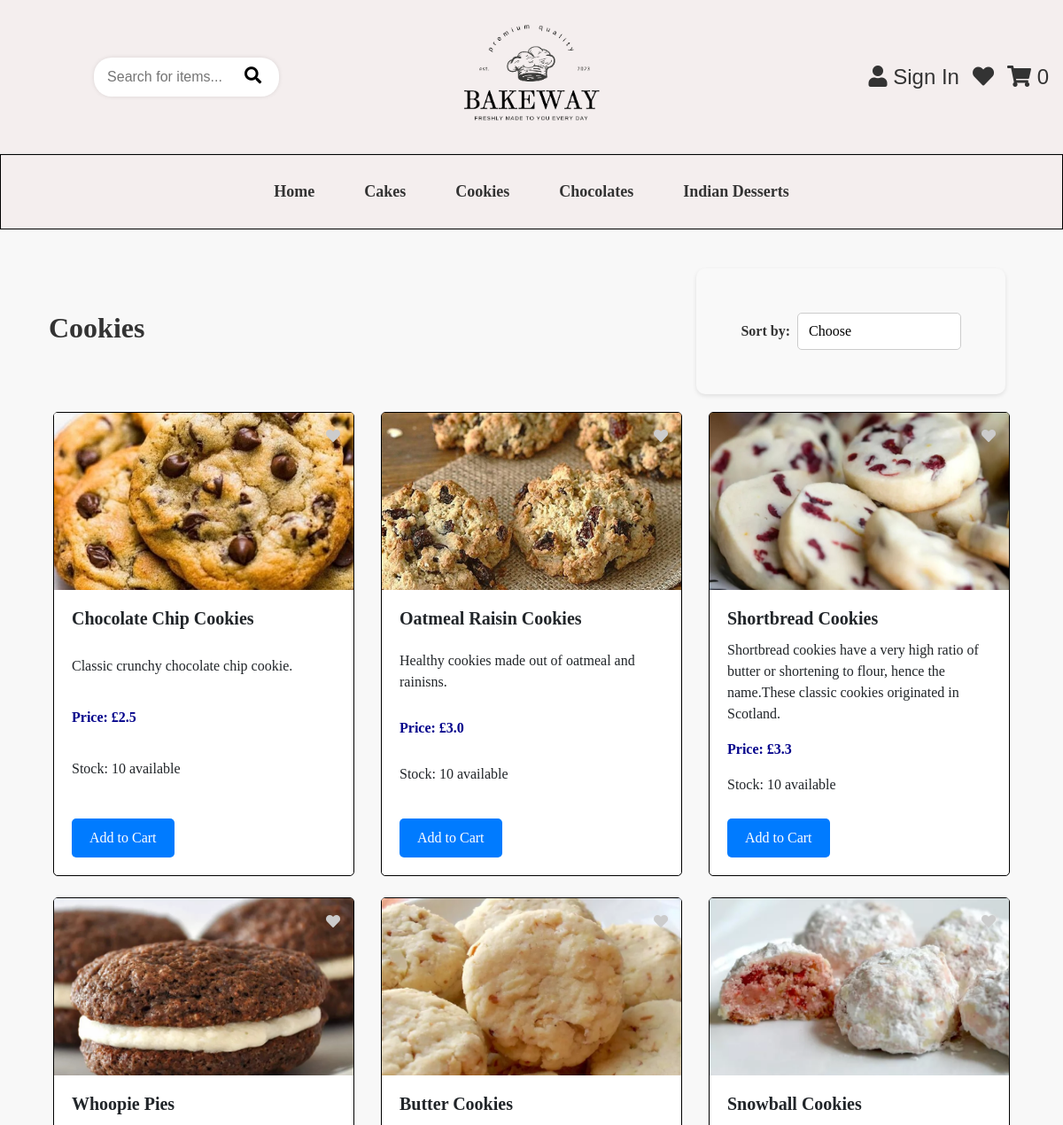
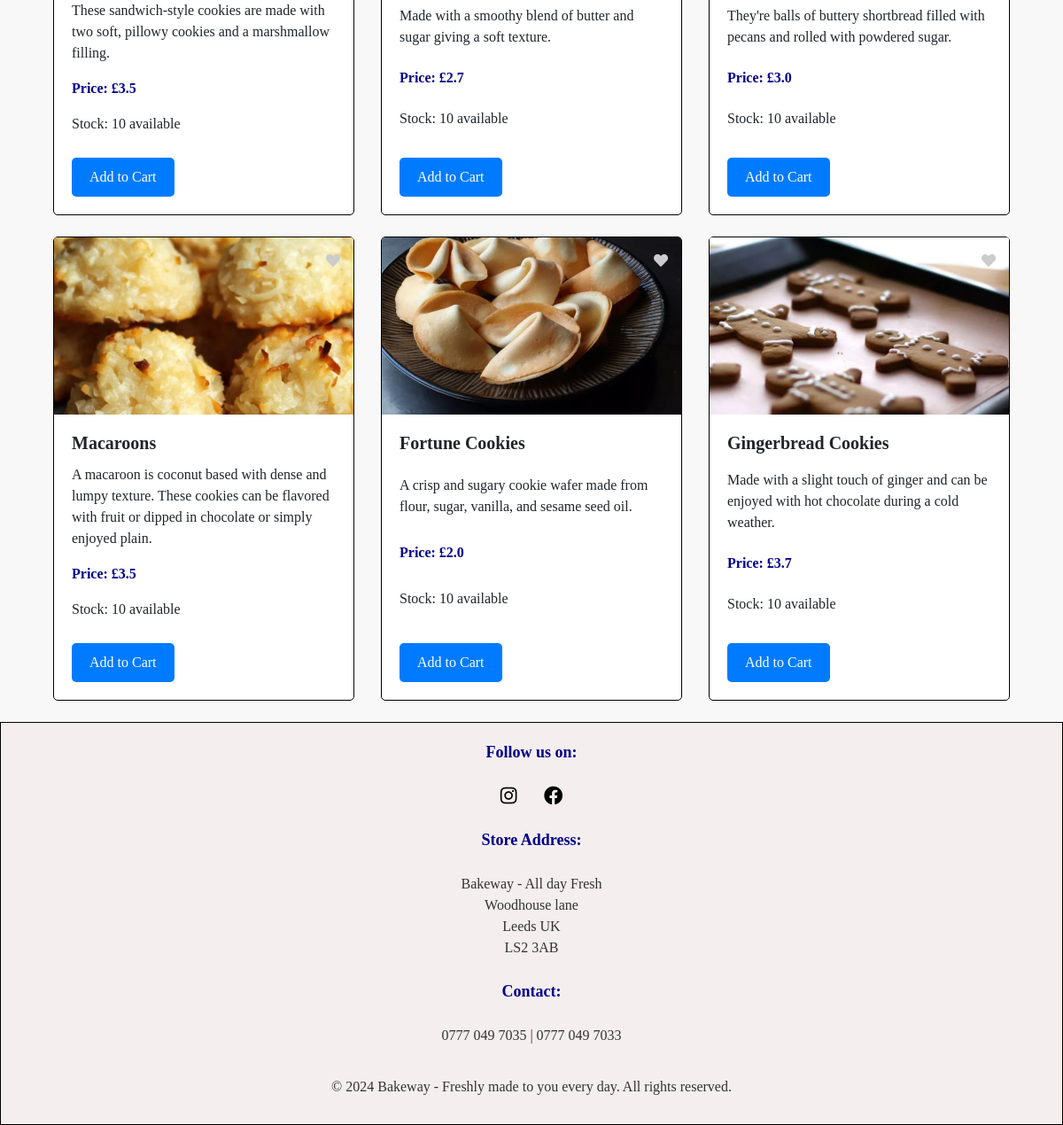
The app's page /cookies with its own data (2 pictures, top to bottom).
### app/models.py (models this page shows, shortened)
class Product(db.Model):
    id = db.Column(db.Integer, primary_key=True)
    name = db.Column(db.String(100), nullable=False)
    description = db.Column(db.Text, nullable=False)
    price = db.Column(db.Float, nullable=False)
    category = db.Column(db.String(50), nullable=False)  # 'Cake', 'Cookie', 'Chocolate', 'Desserts'.
    image = db.Column(db.String(225), nullable=False)
    stock = db.Column(db.Integer, nullable=False, default=0)  # Stock quantity

### app/views.py (the view)
@app.route('/cookies')
def cookies():
    sort_option = request.args.get('sort')
    query = request.args.get('query', '').strip().lower()
    cookies_query = Product.query.filter_by(category='Cookie')
    if query:
        cookies_query = cookies_query.filter(Product.name.ilike(f'%{query}%'))
    if sort_option == 'lowest_to_highest':
        cookies_query = cookies_query.order_by(Product.price.asc())
    elif sort_option == 'highest_to_lowest':
        cookies_query = cookies_query.order_by(Product.price.desc())
    elif sort_option == 'A_to_Z':
        cookies_query = cookies_query.order_by(Product.name.asc())
    cookies = cookies_query.all()
    return render_template('cookies.html', products=cookies, query=query)

### app/views.py (called while the page is built)
@app.before_request
def initialize_cart():
    if 'cart' not in session:
        session['cart'] = {}

@app.context_processor
def inject_cart_quantity():
    if current_user.is_authenticated:
        total_quantity = db.session.query(
            db.func.sum(CartItem.quantity)
        ).filter_by(user_id=current_user.id).scalar() or 0
    else:
        cart = session.get('cart', {})
        total_quantity = sum(item['quantity'] for item in cart.values())
    return dict(cart_total_quantity=total_quantity)

### app/templates/cookies.html (shortened to what this page needs)
{% extends "base.html" %}
{% block content %}
<div class="d-flex justify-content-between align-items-center">
  <h2><strong>Cookies</strong></h2>
  <div class="sort-container">
    <form method="GET" action="{{ url_for('cookies') }}" class="form-inline">
      <label for="sort" class="mr-2 sort-label">Sort by:</label>
      <select name="sort" id="sort" class="sort-select" onchange="this.form.submit()">
        <option value="Default" {% if request.args.get('sort') %}selected{% endif %}>Choose</option>
      </select>
    </form>
  </div>
</div>
<div class="container">
  <div class="row">
    {% for product in products %}
    <div class="col-md-4 mb-4">
      <div class="card">
        <div class="position-relative">
          <img src="{{ url_for('static', filename=product.image) }}" class="card-img-top" alt="{{ product.name }}">
         <a href="javascript:void(0);"
         class="like-button position-absolute"
         style="top: 10px; right: 10px;"
         data-product-id="{{ product.id }}"
         onclick="addToWishlist(this)">
         <i class="fas fa-heart"></i>
      </a>
        </div>
        <div class="card-body">
          <h5 class="card-title"><strong>{{ product.name }}</strong></h5>
          <p class="card-text">{{ product.description }}</p>
          <p class="text-primary font-weight-bold">Price: £{{ product.price }}</p>
          <p>Stock: {% if product.stock > 0 %} {{ product.stock }} available {% else %} Out of stock {% endif %}</p>
          <div class="d-flex justify-content-between">
            {% if product.stock > 0 %}
            <a href="javascript:void(0);" onclick="document.getElementById('addToCartForm{{ product.id }}').submit();" class="btn btn-primary">Add to Cart</a>
            {% else %}
            <button class="btn btn-primary" disabled>Add to Cart</button>
            {% endif %}
          </div>
        </div>
      </div>
    </div>
    {% endfor %}
  </div>
</div>
{% endblock %}

### app/static/style.css (style rules this page uses)
h2 { color: #333; font-family: 'Times New Roman', Times, serif; text-align: center; padding: 10px; }
body { font-family: Arial, sans-serif; background-color: #f8f8f8; margin: 0; }
* { margin: 0; padding: 0; box-sizing: border-box; }
.card { display: flex; flex-direction: column; height: 100%; border-radius: 5px; border: 0.5px solid black; font-family: 'Times New Roman', Times, serif; }
.card-body { flex-grow: 1; display: flex; flex-direction: column; justify-content: space-between; }
.card-img-top { height: 200px; object-fit: cover; }
.text-primary { color: darkblue !important; }
.like-button { position: absolute; top: 10px; right: 10px; z-index: 10; border-radius: 50%; padding: 5px; cursor: pointer; transition: color 0.3s ease-in-out; }
.like-button i { color: #ccc; }
.sort-container { display: flex; align-items: center; justify-content: flex-start; gap: 10px; font-family: 'Times New Roman', Times, serif; }
.sort-label { font-size: 1rem; color: #333; font-weight: bold; }
.sort-select { appearance: none; border: 1px solid #ccc; background-color: #fff; padding: 8px 12px; font-size: 14px; cursor: pointer; }
.sort-select::after { content: '▼'; position: absolute; right: 10px; pointer-events: none; }
.sort-container { display: flex; align-items: center; justify-content: center; padding: 20px; }
.sort-label { margin-right: 8px; }
.sort-select { font-size: 1rem; padding: 8px 12px; border-radius: 5px; border: 1px solid #ccc; background-color: #fff; box-shadow: none !important; cursor: pointer; transition: all 0.3s ease; }
form { max-width: 500px; margin: auto; padding: 50px; background: #f9f9f9; border-radius: 10px; box-shadow: 0px 2px 5px rgba(0, 0, 0, 0.1); }
.btn { padding: 12px; background-color: #007bff; color: white; border: none; border-radius: 5px; cursor: pointer; margin-top: 10px; font-family: 'Times New Roman', Times, serif; }
.btn { display: inline-block; padding: 10px 20px; background-color: #007bff; color: white; border-radius: 5px; text-decoration: none; text-align: center; }

### records on screen
Product: image (picture), name "Chocolate Chip Cookies", description "Classic crunchy chocolate chip cookie.", price "2.5", stock "10"
Product: image (picture), name "Oatmeal Raisin Cookies", description "Healthy cookies made out of oatmeal and rainisns.", price "3.0", stock "10"
Product: image (picture), name "Shortbread Cookies", description "Shortbread cookies have a very high ratio of butter or shortening to flour, hence the name.These classic cookies originated in Scotland.", price "3.3", stock "10"
Product: image (picture), name "Whoopie Pies", description "These sandwich-style cookies are made with two soft, pillowy cookies and a marshmallow filling.", price "3.5", stock "10"
Product: image (picture), name "Butter Cookies", description "Made with a smoothy blend of butter and sugar giving a soft texture.", price "2.7", stock "10"
Product: image (picture), name "Snowball Cookies", description "They're balls of buttery shortbread filled with pecans and rolled with powdered sugar.", price "3.0", stock "10"
Product: image+name (picture), name "Macaroons", description "A macaroon is coconut based with dense and lumpy texture. These cookies can be flavored with fruit or dipped in chocolate or simply enjoyed plain.", price "3.5", stock "10"
Product: image (picture), name "Fortune Cookies", description "A crisp and sugary cookie wafer made from flour, sugar, vanilla, and sesame seed oil.", price "2.0", stock "10"
Product: image (picture), name "Gingerbread Cookies", description "Made with a slight touch of ginger and can be enjoyed with hot chocolate during a cold weather.", price "3.7", stock "10"

### other values on screen
{{ cart_total_quantity }} "0"
